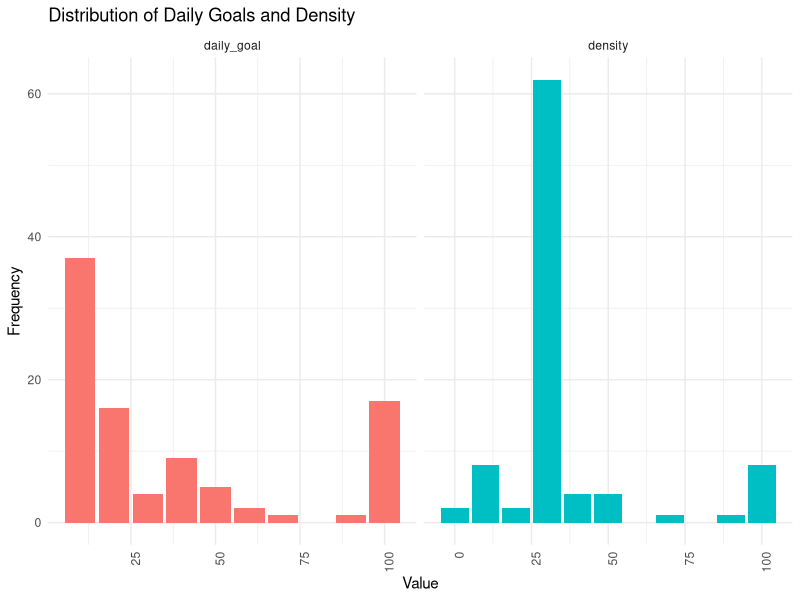
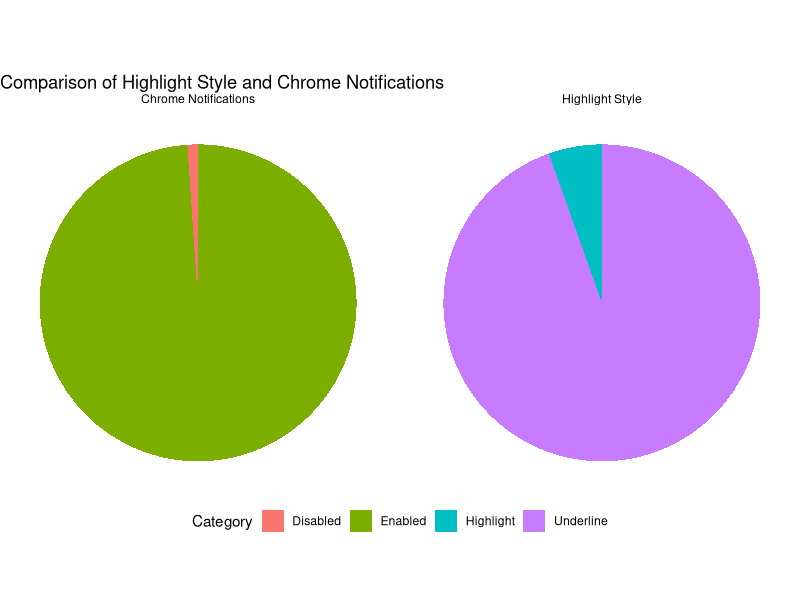
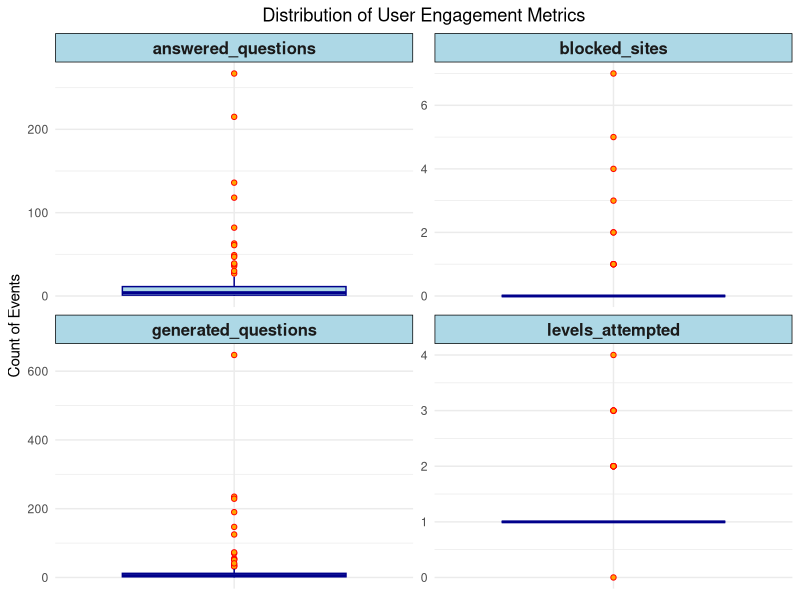
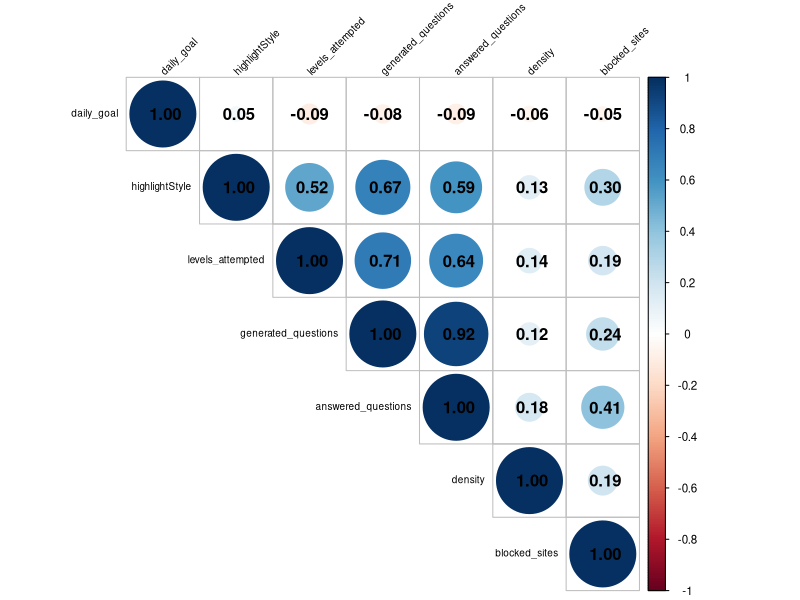
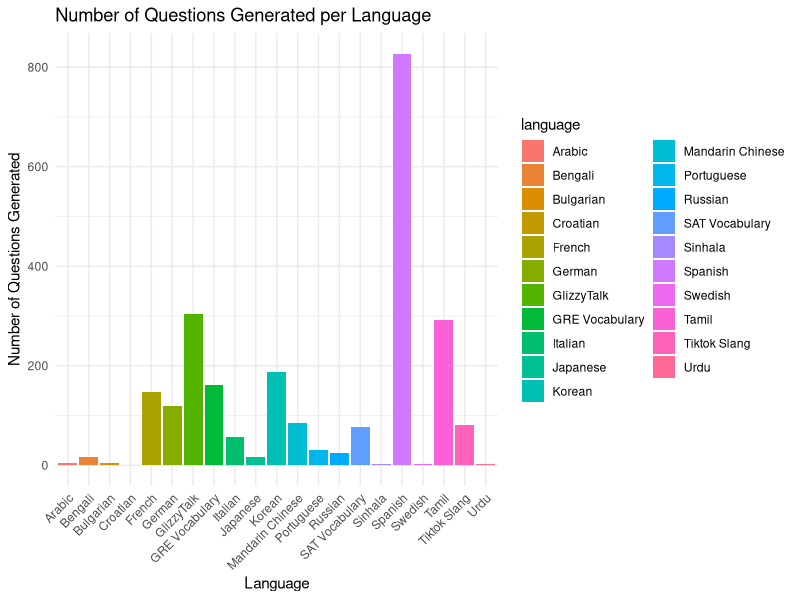
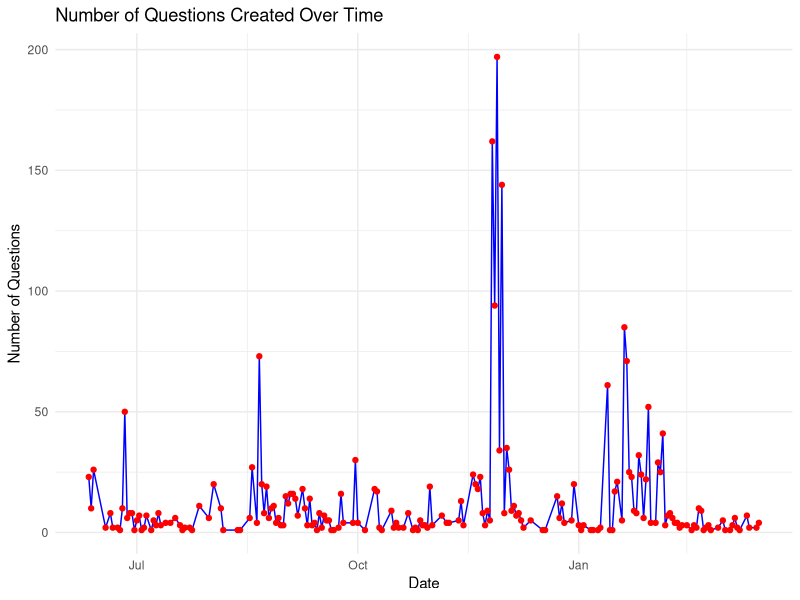
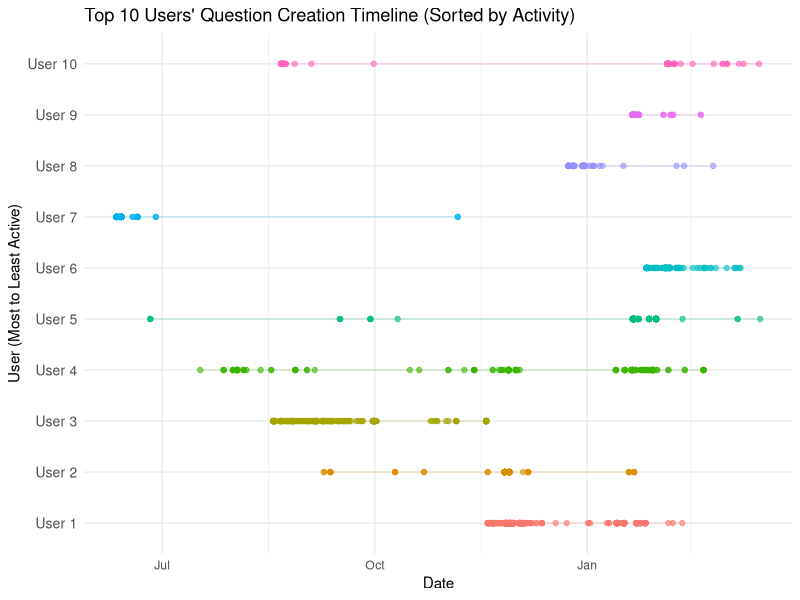
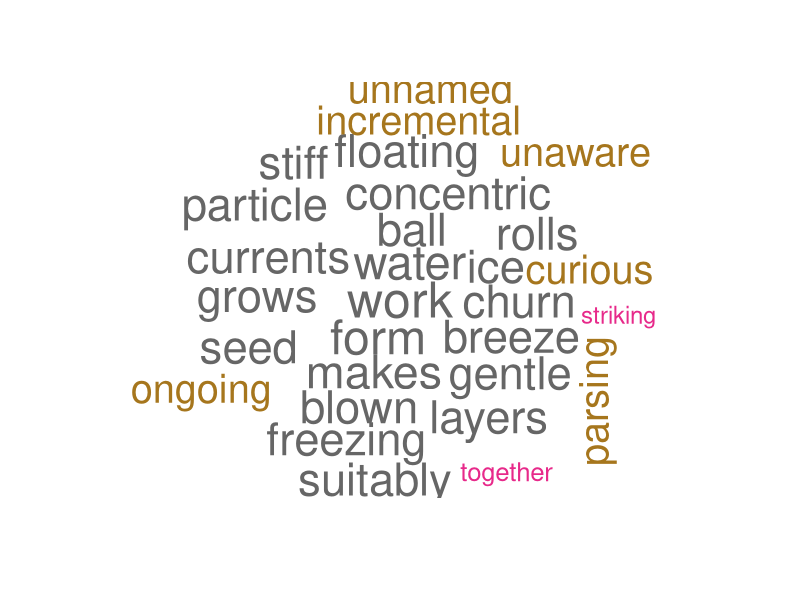

These charts were generated, in order, by the following R code:
## ---- chunk 1
knitr::opts_chunk$set(warning = FALSE)
## ---- chunk 2
# Load necessary libraries
library(dplyr)
library(readr)
library(tidyr)
library(knitr)
library(ggplot2)
library(corrplot)
library(tm)
library(wordcloud)
library(lubridate)
## ---- chunk 3
profiles <- read_csv("data/profiles_rows_cleaned.csv")
questions <- read_csv("data/questions_rows.csv")
words <- read_csv("data/words_rows.csv")
levels <- read_csv("data/levels_rows.csv")
websites <- read_csv("data/website_blacklist_rows.csv")
## ---- chunk 4
names(profiles)
head(profiles)
## ---- chunk 5
names(websites)
head(websites)
## ---- chunk 6
names(levels)
head(levels)
## ---- chunk 7
names(questions)
head(questions)
## ---- chunk 8
names(words)
head(words)
## ---- chunk 9
# Count the number of questions generated and answered by each user
question_counts <- questions %>%
  group_by(user_id) %>%
  summarise(
    generated_questions = n(), 
  )

answer_counts <- words %>%
  group_by(user_id) %>%
  summarise(
    answered_questions = n(), 
  )

# Count the number of websites blocked by each user
blocked_websites <- websites %>%
  group_by(user_id) %>%
  summarise(
    blocked_sites = n()
  )

# Count the distinct levels attempted by each user
distinct_levels <- levels %>%
  group_by(user_id) %>%
  summarise(
    levels_attempted = n_distinct(level)
  )

# Merge the enhanced data back to the profiles dataset
# Replace NA values with zero in the merged data
enhanced_profiles <- profiles %>%
  left_join(question_counts, by = "user_id") %>%
  mutate(
    generated_questions = ifelse(is.na(generated_questions), 0, generated_questions),
  ) %>%
  left_join(answer_counts, by = "user_id") %>%
  mutate(
    answered_questions = ifelse(is.na(answered_questions), 0, answered_questions)
  ) %>%
  left_join(blocked_websites, by = "user_id") %>%
  mutate(
    blocked_sites = ifelse(is.na(blocked_sites), 0, blocked_sites)
  ) %>%
  left_join(distinct_levels, by = "user_id") %>%
  mutate(
    levels_attempted = ifelse(is.na(levels_attempted), 0, levels_attempted)
  )

enhanced_profiles <- enhanced_profiles %>%
  mutate(highlightStyle = if_else(highlightStyle == "highlight", 1, 0))
## ---- chunk 10
# Filter the dataset for entries where the language is english
english_questions <- questions %>%
  filter(language %in% c("GRE Vocabulary", "GlizzyTalk", "SAT Vocabulary", "Tiktok Slang"))
## ---- chunk 11
data_for_plot <- enhanced_profiles %>%
  select(daily_goal, density) %>%
  pivot_longer(cols = c(daily_goal, density), names_to = "Metric", values_to = "Value") %>%
  group_by(Metric, Value) %>%
  summarise(Count = n(), .groups = 'drop')

# Plotting the data using ggplot2
ggplot(data_for_plot, aes(x = Value, y = Count, fill = Metric)) +
  geom_col(show.legend = FALSE) + # Use geom_col() for bar charts
  facet_wrap(~ Metric, scales = "free_x") + # Facet by Metric with free scales for x-axis
  labs(title = "Distribution of Daily Goals and Density",
       x = "Value",
       y = "Frequency") +
  theme_minimal() + # Using a minimal theme for better visuals
  theme(axis.text.x = element_text(angle = 90, hjust = 1)) # Rotate x-axis labels for readability

## ---- chunk 12
# Remove NA values from highlightStyle and chrome_notif
filtered_profiles <- enhanced_profiles %>%
  filter(!is.na(highlightStyle), !is.na(chrome_notifs))

# Transform highlightStyle into a categorical format
highlight_data <- filtered_profiles %>%
  mutate(category = "Highlight Style",
         value = if_else(highlightStyle == 1, "Highlight", "Underline")) %>%
  count(category, value)

# Transform chrome_notif into a categorical format
chrome_notif_data <- filtered_profiles %>%
  mutate(category = "Chrome Notifications",
         value = if_else(chrome_notifs == 1, "Enabled", "Disabled")) %>%
  count(category, value)

# Combine both datasets
pie_data <- bind_rows(highlight_data, chrome_notif_data)

# Create faceted pie charts
ggplot(pie_data, aes(x = "", y = n, fill = value)) +
  geom_bar(stat = "identity", width = 1) +  # Create the pie slices
  coord_polar(theta = "y") +  # Convert bar chart into a pie chart
  facet_wrap(~ category) +  # Facet by category
  labs(title = "Comparison of Highlight Style and Chrome Notifications",
       x = NULL, y = NULL, fill = "Category") +
  theme_void() +  # Remove background grid and axis labels
  theme(legend.position = "bottom")
## ---- chunk 13
# Create summary statistics for key metrics
summary_stats <- data.frame(
  Metric = c("Generated Questions", "Answered Questions", "Blocked Sites", "Levels Attempted"),
  Mean = c(
    round(mean(enhanced_profiles$generated_questions, na.rm = TRUE), 2),
    round(mean(enhanced_profiles$answered_questions, na.rm = TRUE), 2),
    round(mean(enhanced_profiles$blocked_sites, na.rm = TRUE), 2),
    round(mean(enhanced_profiles$levels_attempted, na.rm = TRUE), 2)
  ),
  Median = c(
    round(median(enhanced_profiles$generated_questions, na.rm = TRUE), 2),
    round(median(enhanced_profiles$answered_questions, na.rm = TRUE), 2),
    round(median(enhanced_profiles$blocked_sites, na.rm = TRUE), 2),
    round(median(enhanced_profiles$levels_attempted, na.rm = TRUE), 2)
  ),
  Maximum = c(
    max(enhanced_profiles$generated_questions, na.rm = TRUE),
    max(enhanced_profiles$answered_questions, na.rm = TRUE),
    max(enhanced_profiles$blocked_sites, na.rm = TRUE),
    max(enhanced_profiles$levels_attempted, na.rm = TRUE)
  ),
  Minimum = c(
    min(enhanced_profiles$generated_questions, na.rm = TRUE),
    min(enhanced_profiles$answered_questions, na.rm = TRUE),
    min(enhanced_profiles$blocked_sites, na.rm = TRUE),
    min(enhanced_profiles$levels_attempted, na.rm = TRUE)
  )
)

# Display the table using kable
kable(summary_stats, caption = "Descriptive Statistics for Key Variables")
## ---- chunk 14

# Reshape data to long format
data_long <- enhanced_profiles %>%
  pivot_longer(
    cols = c("blocked_sites", "levels_attempted", "generated_questions", "answered_questions"),
    names_to = "Metric",
    values_to = "Value"
  )

# Updated plotting code
ggplot(data_long, aes(x = "", y = Value)) +  # Remove x-axis categories by setting x to ""
  geom_boxplot(fill = "lightblue", color = "darkblue", outlier.shape = 21, outlier.colour = "red", outlier.fill = "orange") +
  facet_wrap(~ Metric, scales = "free_y", ncol = 2) +  # Use only one column of facets
  labs(
    title = "Distribution of User Engagement Metrics",
    x = NULL,  # Remove x-axis label
    y = "Count of Events"
  ) +
  theme_minimal() +
  theme(
    strip.background = element_rect(fill = "lightblue"),
    strip.text = element_text(size = 12, face = "bold"),
    plot.title = element_text(hjust = 0.5),
    axis.text.x = element_blank(),  # Hide x-axis text
    axis.ticks.x = element_blank()  # Hide x-axis ticks
  )
## ---- chunk 15
# Extract the relevant columns
data_subset <- enhanced_profiles[, c("daily_goal", "density", "highlightStyle","blocked_sites", "levels_attempted", "generated_questions", "answered_questions")]

# Calculate the correlation matrix
cor_matrix <- cor(data_subset, use = "complete.obs")  # use "complete.obs" to handle missing values if any

# Plotting the correlation matrix
corrplot(cor_matrix, method = "circle", type = "upper", order = "hclust",
         tl.col = "black", tl.srt = 45,  # Text label color and rotation
         tl.cex = 0.6,  # Text label size
         cl.cex = 0.7,  # Color legend size
         addCoef.col = "black")  # Add correlation coefficients to the plot
## ---- chunk 16
language_data <- questions %>%
  count(language)  # 'count' automatically names the count column 'n'

# Create the bar plot
ggplot(language_data, aes(x = language, y = n, fill = language)) +
  geom_col() +  # geom_col is used to create bar plots; equivalent to geom_bar(stat = "identity")
  labs(title = "Number of Questions Generated per Language",
       x = "Language",
       y = "Number of Questions Generated") +
  theme_minimal() +  # Use a minimal theme for a cleaner look
  theme(axis.text.x = element_text(angle = 45, hjust = 1))  # Rotate x-axis labels for better readability
## ---- chunk 17
num_questions <- questions %>%
  mutate(created_at = as.POSIXct(created_at, tz = "UTC", format = "%Y-%m-%d %H:%M:%OS")) %>%
  mutate(date = as.Date(created_at)) %>%
  group_by(date) %>%
  summarise(number_of_questions = n(), .groups = 'drop')  # Count questions per day

# Create a time series plot
ggplot(num_questions, aes(x = date, y = number_of_questions)) +
  geom_line(group = 1, color = "blue") +  # Line plot
  geom_point(color = "red") +  # Add points
  labs(title = "Number of Questions Created Over Time",
       x = "Date",
       y = "Number of Questions") +
  theme_minimal()  # Using a minimal theme for a cleaner look
## ---- chunk 18
# Convert the created_at column to datetime format
questions <- questions %>%
  mutate(created_at = as.POSIXct(created_at, format = "%Y-%m-%d %H:%M:%OS", tz = "UTC"))

# Identify the top 10 users with the most questions
top_users <- questions %>%
  count(user_id, sort = TRUE) %>%  # Count and sort in descending order
  top_n(10, n) %>%
  arrange(desc(n))  # Explicitly arrange from highest to lowest

# Filter data to include only these top users
top_users_data <- questions %>%
  filter(user_id %in% top_users$user_id)

# Anonymize user IDs by replacing them with a numeric index, preserving the order
anon_users <- top_users %>%
  mutate(anon_id = factor(paste0("User ", row_number()), levels = paste0("User ", 1:10)))

# Merge anonymized user IDs back into the dataset
top_users_data <- top_users_data %>%
  left_join(anon_users, by = "user_id")

# Create the timeline plot
ggplot(top_users_data, aes(x = created_at, y = anon_id, color = anon_id)) +
  geom_point(alpha = 0.6) +  # Plot each question creation event
  geom_line(aes(group = anon_id), alpha = 0.2) +  # Connect points with lines
  labs(title = "Top 10 Users' Question Creation Timeline (Sorted by Activity)",
       x = "Date",
       y = "User (Most to Least Active)",
       color = "User") +
  theme_minimal() +
  theme(axis.text.y = element_text(size = 10))+
  theme(legend.position = "none")
## ---- chunk 19
# Create a text corpus
corpus <- Corpus(VectorSource(english_questions$original_sentence))

# Preprocess the text
corpus <- tm_map(corpus, content_transformer(tolower))  # Convert text to lowercase
corpus <- tm_map(corpus, removePunctuation)  # Remove punctuation
corpus <- tm_map(corpus, removeNumbers)  # Remove all numbers
corpus <- tm_map(corpus, removeWords, stopwords("english"))  # Remove common stopwords

# Additional optional steps could include stemming, stripping whitespace, etc.
corpus <- tm_map(corpus, stripWhitespace)  # Strip unnecessary whitespace

# Generate the word cloud
wordcloud(words = corpus, scale = c(3, 0.5), max.words = 30, random.order = FALSE, colors = brewer.pal(8, "Dark2"))
